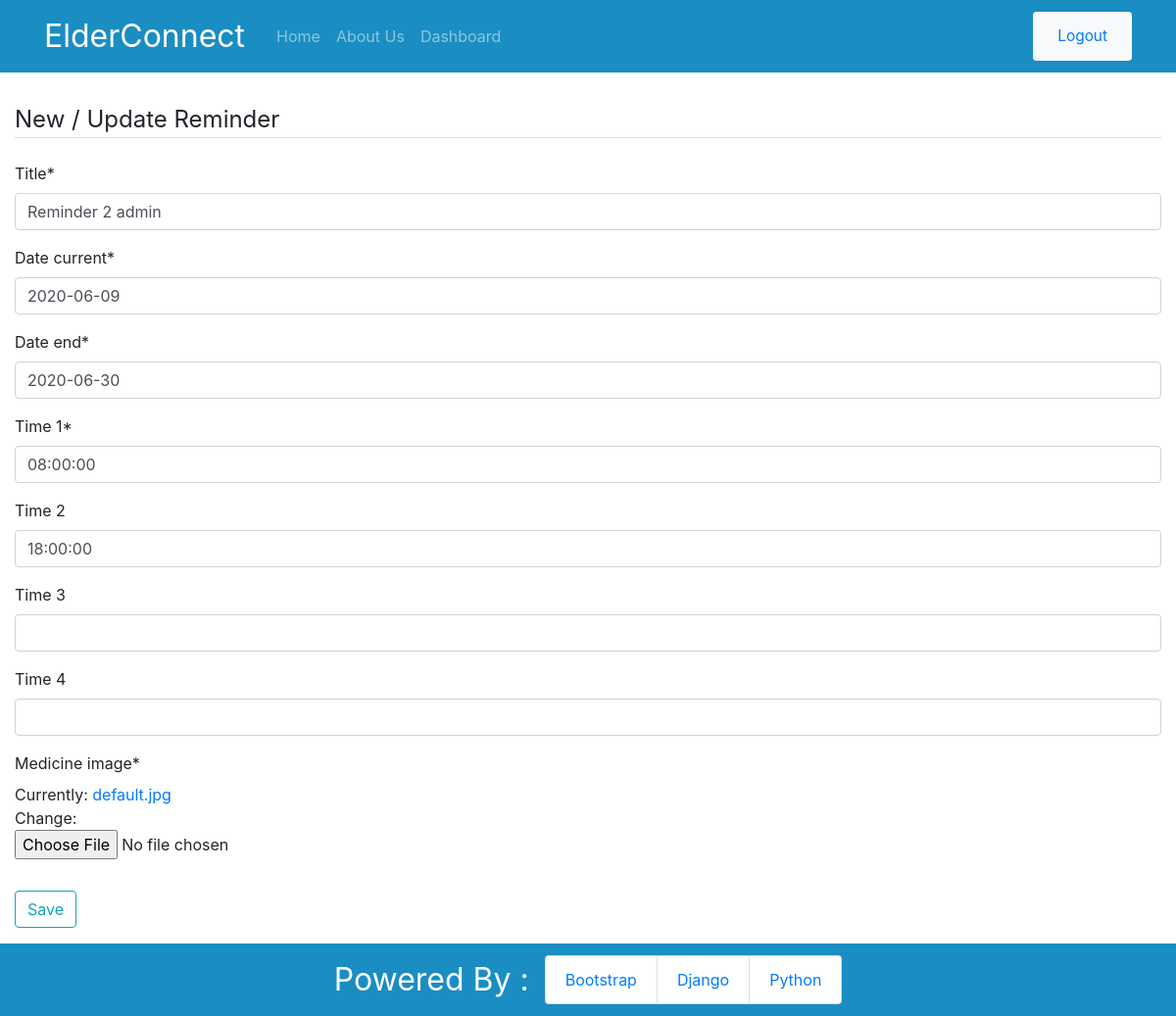
/reminders/2/update/ (signed in), run on an earlier commit of the app's database.
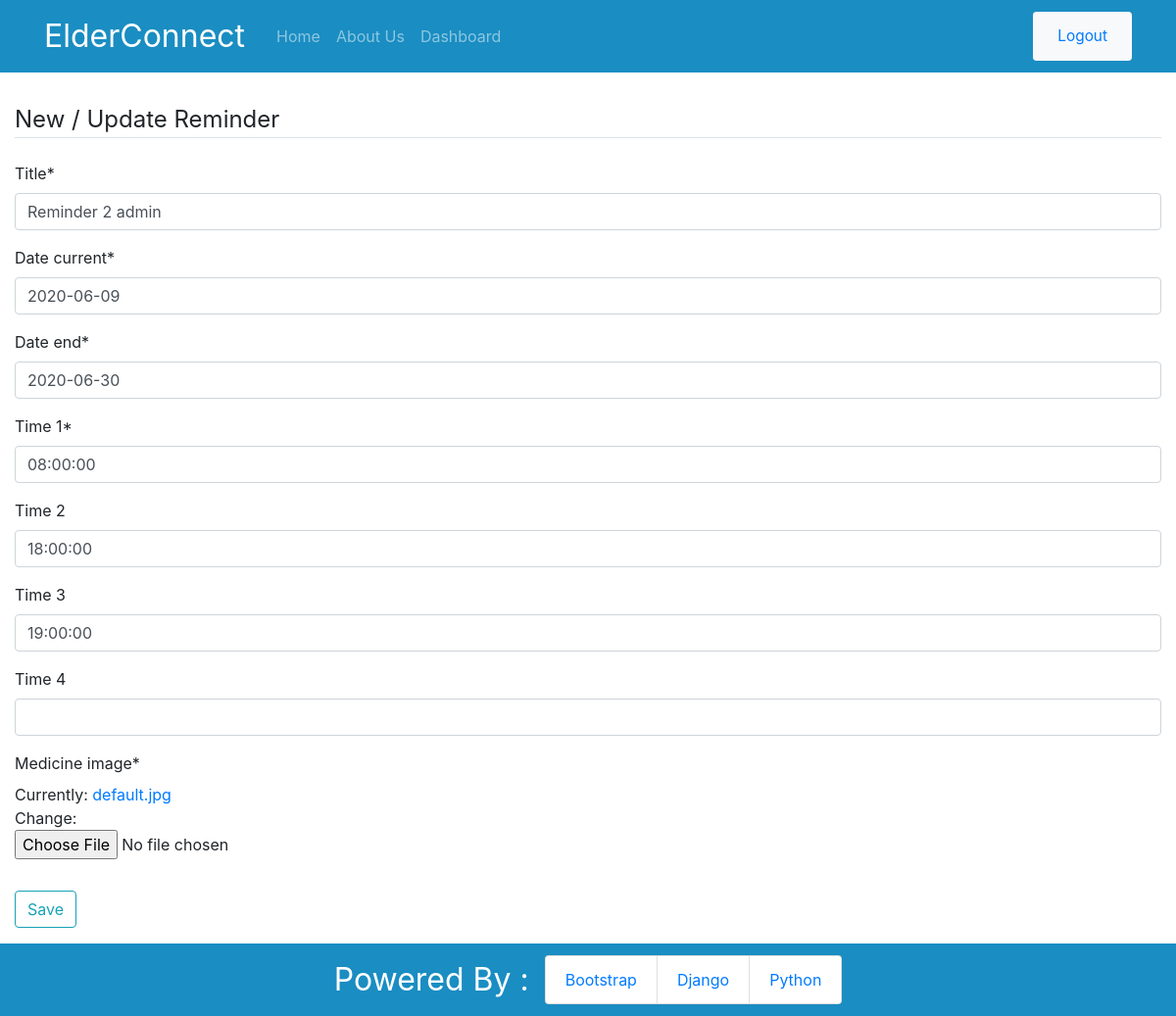
And on a later commit of the database.
### app/models.py (models this page shows, shortened)
class Reminder(models.Model):
    title = models.CharField(max_length=100)
    description = models.CharField(max_length=300)
    date_current = models.DateField(default=date.today)
    date_end = models.DateField()
    time_1 = models.TimeField()
    time_2 = models.TimeField(blank=True, null=True)
    time_3 = models.TimeField(blank=True, null=True)
    time_4 = models.TimeField(blank=True, null=True)
    medicine_image = models.ImageField(default='default.jpg', upload_to='reminders')
    user = models.ForeignKey(User, on_delete=models.CASCADE)

### app/views.py (the view, shortened to what this page needs)
# urls.py: path('reminders/<int:pk>/update/', views.ReminderUpdateView.as_view(), name='web-reminder-update'),
class ReminderUpdateView(LoginRequiredMixin, UserPassesTestMixin, UpdateView):
    model = Reminder
    fields = ['title', 'date_current', 'date_end', 'time_1', 'time_2', 'time_3', 'time_4',
                 'medicine_image']
    def test_func(self):
        reminder = self.get_object()
        if self.request.user == reminder.user:
            return True
        return False

### app/templates/app/reminder_form.html (shortened to what this page needs)
{% extends 'app/base.html' %}
{% load crispy_forms_tags %}
{% block content %}
    <div class="reminder-create">
        <form method="POST" enctype="multipart/form-data">
            <fieldset class="form-group">
                <legend class="border-bottom mb-4">New / Update Reminder</legend>
                {{ form|crispy }}
            </fieldset>
            <div class="form-group">
                <button class="btn btn-outline-info" type="submit">Save</button>
            </div>
        </form>
    </div>
{% endblock content %}

What changed in the data, as far as the page shows it:
changed Reminder "Reminder 2 admin": time_3 (not shown) → "19:00:00"
